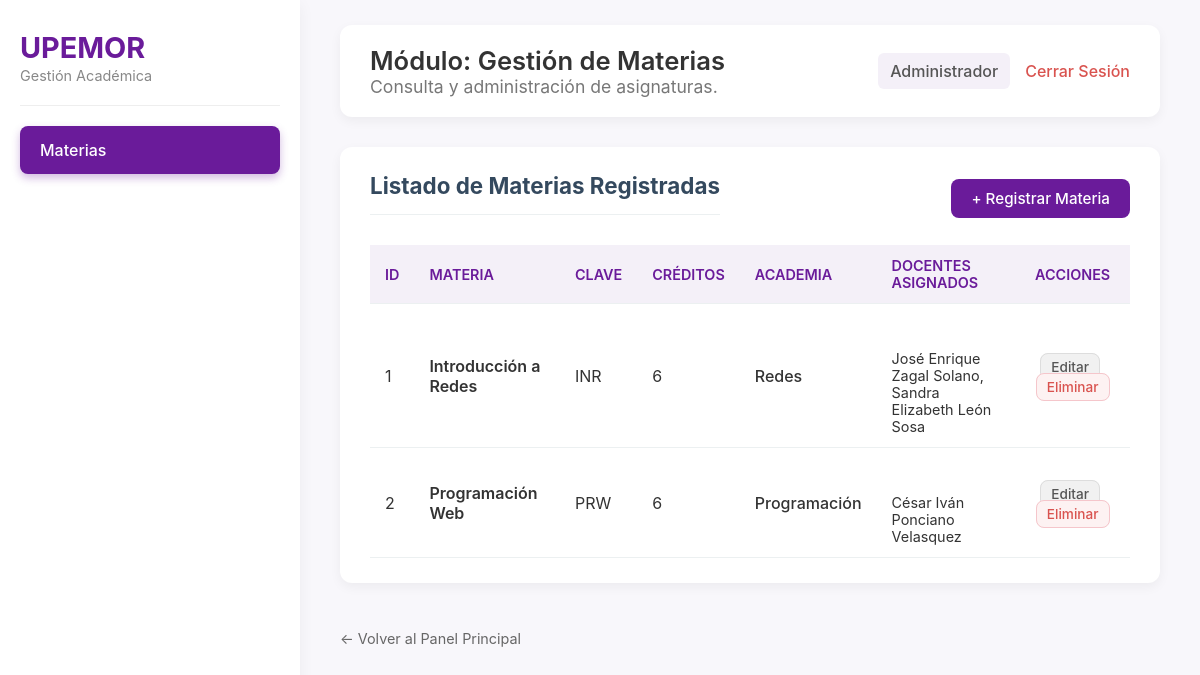
The page /index.php?controlador=materia&accion=consultarMaterias (signed in) on the database its author committed.
### tables this page shows
CREATE TABLE `materia` (
  `id_materia` int(11) NOT NULL,
  `nombre_materia` varchar(45) NOT NULL,
  `clave` varchar(45) NOT NULL,
  `creditos` int(11) NOT NULL,
  `id_academia` int(11) DEFAULT NULL,
  PRIMARY KEY (`id_materia`),
  KEY `id_academia` (`id_academia`),
  CONSTRAINT `materia_ibfk_1` FOREIGN KEY (`id_academia`) REFERENCES `academia` (`id_academia`) ON DELETE SET NULL ON UPDATE CASCADE
);

CREATE TABLE `academia` (
  `id_academia` int(11) NOT NULL AUTO_INCREMENT,
  `nombre` varchar(50) NOT NULL,
  `siglas` varchar(45) NOT NULL,
  PRIMARY KEY (`id_academia`)
);

### app/controllers/MateriaController.php (called while the page is built, shortened)
<?php
include_once "app/models/MateriaModel.php";
class MateriaController {
    private $model;
    public function __construct($connection){
        $this->model = new MateriaModel($connection);
    }
    public function consultarMaterias(){
        $materias = $this->model->consultarMaterias();
        include "app/views/materia/consulta_materia.php";
    }
}

### app/models/MateriaModel.php (called while the page is built, shortened)
<?php
class MateriaModel {
    public $connection;
    public function __construct($connection){
        $this->connection = $connection;
    }
    public function consultarMaterias(){
        $sql = "SELECT
                    m.id_materia,
                    m.nombre_materia,
                    m.clave,
                    m.creditos,
                    a.nombre AS academia,
                    GROUP_CONCAT(CONCAT(p.nombre,' ',p.apellido_pa,' ',p.apellido_ma)
                                 ORDER BY p.nombre SEPARATOR ', ') AS docentes
                FROM materia m
                LEFT JOIN academia a ON a.id_academia = m.id_academia
                LEFT JOIN asignacionmateria am ON am.id_materia = m.id_materia
                LEFT JOIN profesor p ON p.id_profesor = am.id_profesor
                GROUP BY m.id_materia, m.nombre_materia, m.clave, m.creditos, a.nombre
                ORDER BY m.nombre_materia";
        return $this->connection->query($sql);
    }
}

### app/views/materia/consulta_materia.php (the view, shortened to what this page needs)
<?php
$rol_actual = $_SESSION['rol_usuario'] ?? 'Profesor';
?>
<!DOCTYPE html>
<html lang="es">
<head>
    <link rel="stylesheet" href="public/css/panel_style.css?v=<?php echo time(); ?>">
    <link rel="stylesheet" href="public/css/crud_style.css?v=<?php echo time(); ?>">
</head>
<body>
    <div class="main-container">
        <nav class="sidebar">
            <div class="sidebar-header">
                <span class="logo">UPEMOR</span>
                <span class="logo-sub">Gestión Académica</span>
            </div>
            <ul class="sidebar-menu">
                <li><a href="index.php?controlador=materia&accion=consultarMaterias" class="sidebar-link active">Materias</a></li>
            </ul>
        </nav>
        <div class="main-content">
            <header class="module-header">
                <div class="header-title">
                    <h1>Módulo: Gestión de Materias</h1>
                    <p>Consulta y administración de asignaturas.</p>
                </div>
                <div class="user-info">
                    <span><?php echo htmlspecialchars($rol_actual); ?></span>
                    <a href="index.php?controlador=acceso&accion=cerrarSesion" class="logout-link">Cerrar Sesión</a>
                </div>
            </header>
            <div class="form-card">
                <div style="display: flex; justify-content: space-between; align-items: center; margin-bottom: 20px;">
                    <h2>Listado de Materias Registradas</h2>
                    <a href="index.php?controlador=materia&accion=insertarMateria" class="button-primary" style="padding: 10px 20px; font-size: 0.95em;">
                        + Registrar Materia
                    </a>
                </div>
                <table class="data-table">
                    <thead>
                        <tr>
                            <th>ID</th>
                            <th>Materia</th>
                            <th>Clave</th>
                            <th>Créditos</th>
                            <th>Academia</th>
                            <th>Docentes Asignados</th>
                            <th style="text-align: center;">Acciones</th>
                        </tr>
                    </thead>
                    <tbody>
                    <?php if(isset($materias) && $materias->num_rows > 0): ?>
                        <?php while($r = $materias->fetch_assoc()): ?>
                        <tr>
                            <td><?php echo htmlspecialchars($r['id_materia']); ?></td>
                            <td style="font-weight: 600; color: var(--primary-color);"><?php echo htmlspecialchars($r['nombre_materia']); ?></td>
                            <td><?php echo htmlspecialchars($r['clave']); ?></td>
                            <td><?php echo (int)$r['creditos']; ?></td>
                            <td>
                                <span style="font-weight: 500;">
                                    <?php echo htmlspecialchars($r['academia'] ?? '— Sin asignar —'); ?>
                                </span>
                            </td>
                            <td style="font-size: 0.9em; max-width: 250px;">
                                <div style="white-space: pre-wrap; word-wrap: break-word;">
                                    <?php echo htmlspecialchars($r['docentes'] ?? '— Ninguno —'); ?>
                                </div>
                            </td>
                            <td style="text-align: center;">
                                <a href="index.php?controlador=materia&accion=editar&id=<?php echo $r['id_materia']; ?>"
                                   class="button-secondary"
                                   style="padding: 5px 10px; font-size: 0.85em; margin-right: 5px; text-decoration: none;">
                                    Editar
                                </a>
                                <?php if ($rol_actual == 'Administrador'): ?>
                                    <a href="index.php?controlador=materia&accion=eliminar&id=<?php echo $r['id_materia']; ?>"
                                       class="button-secondary"
                                       style="padding: 5px 10px; font-size: 0.85em; color: #d9534f; background-color: #fdf2f2; border-color: #f5c6cb;"
                                       onclick="return confirm('¿Eliminar la materia <?php echo htmlspecialchars($r['nombre_materia']); ?>?');">
                                        Eliminar
                                    </a>
                                <?php endif; ?>
                            </td>
                        </tr>
                        <?php endwhile; ?>
                    <?php else: ?>
                        <tr><td colspan="7" style="text-align: center; padding: 30px; color: #777;">No hay materias registradas.</td></tr>
                    <?php endif; ?>
                    </tbody>
                </table>
            </div>
            <br>
            <a href="index.php?controlador=acceso&accion=panelPrincipal" style="text-decoration: none; color: #666; font-size: 0.9em;">
                &larr; Volver al Panel Principal
            </a>
        </div>
    </div>
</body>
</html>

### public/css/panel_style.css (style rules this page uses)
html { scroll-behavior: smooth; }
body { margin: 0; font-family: -apple-system, BlinkMacSystemFont, "Segoe UI", Roboto, Helvetica, Arial, sans-serif; background-color: #f8f7fb; color: #333; }
.main-container { display: flex; min-height: 100vh; }
.sidebar { width: 260px; background-color: #ffffff; padding: 20px; box-shadow: 0 4px 15px rgba(0, 0, 0, 0.05); display: flex; flex-direction: column; }
.sidebar-header { padding: 10px 0 20px 0; margin-bottom: 20px; border-bottom: 1px solid #eee; }
.sidebar-header .logo { font-size: 1.8em; font-weight: 700; color: #6a1b9a; display: block; }
.sidebar-header .logo-sub { font-size: 0.9em; color: #888; }
.sidebar-menu { list-style: none; padding: 0; margin: 0; }
.sidebar-link { display: block; padding: 14px 20px; text-decoration: none; color: #555; border-radius: 8px; margin-bottom: 8px; font-weight: 500; transition: all 0.3s ease; }
.sidebar-link.active { background-color: #6a1b9a; color: #ffffff; box-shadow: 0 4px 8px rgba(106, 27, 154, 0.3); }
.main-content { flex: 1; padding: 25px 40px; overflow-y: auto; }
.module-header { display: flex; justify-content: space-between; align-items: center; background-color: #ffffff; padding: 20px 30px; border-radius: 12px; box-shadow: 0 4px 12px rgba(0, 0, 0, 0.05); margin-bottom: 30px; }
.module-header h1 { margin: 0; font-size: 1.6em; color: #333; font-weight: 600; }
.module-header p { margin: 0; font-size: 1.1em; color: #777; }
.user-info { display: flex; align-items: center; gap: 15px; }
.user-info span { font-weight: 500; color: #555; background-color: #f4f0f8; padding: 8px 12px; border-radius: 6px; }
.logout-link { text-decoration: none; color: #d9534f; font-weight: 500; }

### public/css/crud_style.css (style rules this page uses)
.form-card { background: #fff; border-radius: 12px; padding: 25px 30px; box-shadow: 0 4px 12px rgba(0, 0, 0, 0.05); margin-bottom: 25px; }
.form-card h2 { font-size: 1.4em; color: #34495e; border-bottom: 1px solid #ecf0f1; padding-bottom: 15px; margin-top: 0; margin-bottom: 10px; }
.button-primary, input[type="submit"] { background-color: #6a1b9a; color: white; padding: 12px 20px; border: none; border-radius: 8px; cursor: pointer; font-size: 1em; font-weight: 500; transition: background-color 0.3s; text-decoration: none; }
.button-secondary { background-color: #f1f1f1; color: #555; padding: 12px 20px; border: 1px solid #ddd; border-radius: 8px; cursor: pointer; font-size: 1em; font-weight: 500; transition: background-color 0.3s; text-decoration: none; }
.data-table { width: 100%; border-collapse: collapse; margin-top: 20px; }
.data-table th, .data-table td { padding: 12px 15px; text-align: left; border-bottom: 1px solid #ecf0f1; }
.data-table th { background-color: #f4f0f8; color: #6a1b9a; font-size: 0.9em; font-weight: 600; text-transform: uppercase; }

### rows shown on the page
materia: id_materia "1", nombre_materia "Introducción a Redes", clave "INR", creditos "6", id_academia.nombre "Redes", docentes "José Enrique Zagal Solano, Sandra Elizabeth León Sosa"
materia: id_materia "2", nombre_materia "Programación Web", clave "PRW", creditos "6", id_academia.nombre "Programación", docentes "César Iván Ponciano Velasquez"

### other values the page prints
$rol_actual "Administrador"
